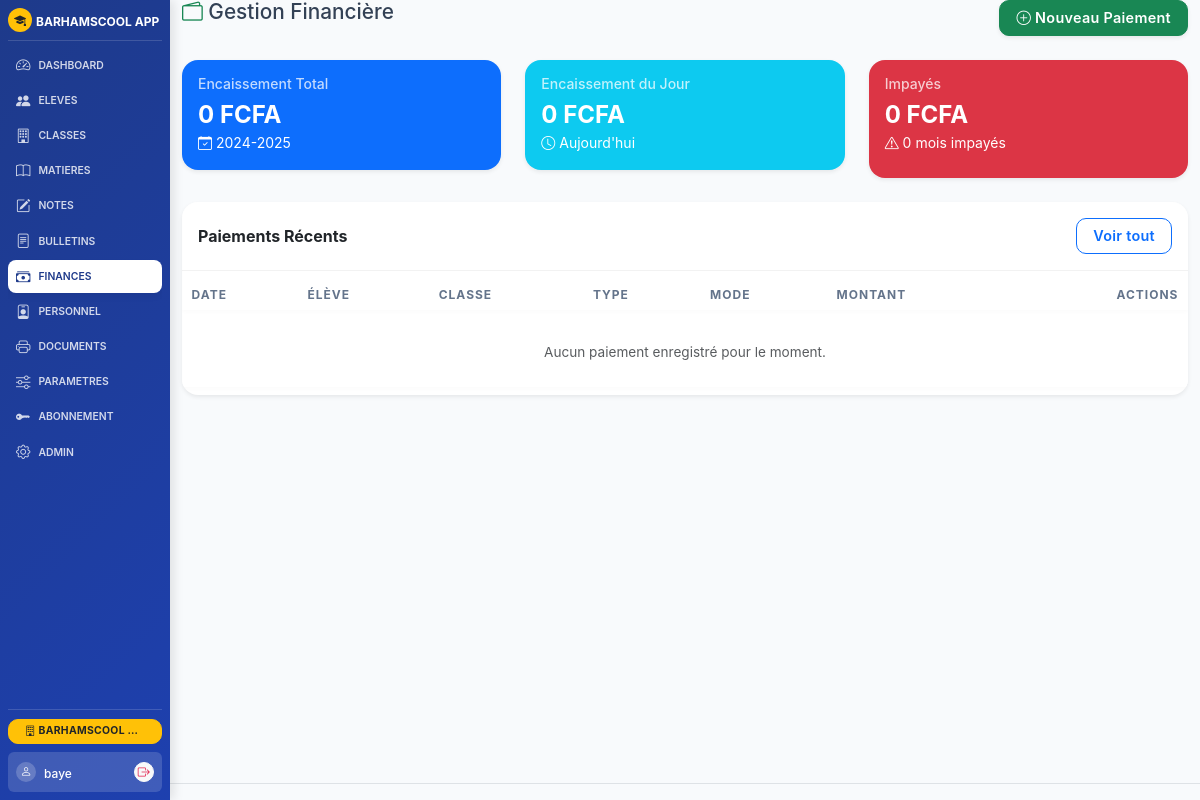
/finances (signed in), run on the app's committed database.
### models.py (models this page shows, shortened)
class Ecole(db.Model):
    id = db.Column(db.Integer, primary_key=True)
    nom = db.Column(db.String(200), default='BARHAMSCOOL APP')
    identifiant = db.Column(db.String(50), unique=True, nullable=True)
    adresse = db.Column(db.String(300), default='ZAC MBAO CITE CAPEC')
    tel = db.Column(db.String(100), default='338369035-772601310-777385032')
    annee_scolaire = db.Column(db.String(20), default='2024-2025')
    zone = db.Column(db.String(100), default='RUFISQUE')
    dev = db.Column(db.String(200), default='Abdou Diatta - Barham Informatique')
    email = db.Column(db.String(150), default='')
    type_ecole = db.Column(db.String(100), default='')
    directeur = db.Column(db.String(150), default='')
    chef_etablissement = db.Column(db.String(150), default='')
    slogan = db.Column(db.String(300), default='')
    autorisation = db.Column(db.String(100), default='')
    code_etablissement = db.Column(db.String(50), default='')
    ia = db.Column(db.String(100), default='')
    ief = db.Column(db.String(100), default='')
    session_timeout = db.Column(db.Integer, default=30)  # en minutes
    max_login_attempts = db.Column(db.Integer, default=5)
    lockout_duration = db.Column(db.Integer, default=15)  # en minutes
    ip_whitelist = db.Column(db.Text, default='')  # IPs autorisées (séparées par virgule)
    smtp_server = db.Column(db.String(150), default='')
    smtp_port = db.Column(db.Integer, default=587)
    smtp_user = db.Column(db.String(150), default='')
    smtp_password = db.Column(db.String(150), default='')
    smtp_use_tls = db.Column(db.Boolean, default=True)
    email_expediteur = db.Column(db.String(150), default='')

class User(UserMixin, db.Model):
    id = db.Column(db.Integer, primary_key=True)
    username = db.Column(db.String(80), unique=True, nullable=False)
    password_hash = db.Column(db.String(256), nullable=False)
    role = db.Column(db.String(50), default='user')
    ecole_id = db.Column(db.Integer, db.ForeignKey('ecole.id'), nullable=True)
    created_at = db.Column(db.DateTime, default=lambda: datetime.now(timezone.utc))
    last_login = db.Column(db.DateTime, nullable=True)
    identifiant = db.Column(db.String(50), unique=True, nullable=True)
    ecole = db.relationship('Ecole', backref='users')

### routes_finances.py (the view, shortened to what this page needs)
@app.route('/finances')
@login_required
def finances():
    ecole_id = get_current_ecole_id()
    e = Ecole.query.get(ecole_id); annee = _annee_courante(e)
    recent_paiements = Paiement.query.filter_by(annee_scolaire=annee).order_by(Paiement.date_paiement.desc()).limit(20).all()
    total_encaisse = db.session.query(db.func.sum(Paiement.montant)).filter_by(annee_scolaire=annee).scalar() or 0
    today_encaisse = db.session.query(db.func.sum(Paiement.montant)).filter(db.func.date(Paiement.date_paiement) == datetime.now().date(), Paiement.annee_scolaire == annee).scalar() or 0
    mois_scolaires = ['Inscription','Octobre','Novembre','Decembre','Janvier','Fevrier','Mars','Avril','Mai','Juin']
    eleves = Eleve.query.filter_by(ecole_id=ecole_id, annee_scolaire=annee).all()
    total_impayes = 0
    nb_impayes = 0
    return render_template('finances/index.html', ecole=e, paiements=recent_paiements, total_encaisse=total_encaisse, today_encaisse=today_encaisse, total_impayes=total_impayes, nb_impayes=nb_impayes)

### templates/finances/index.html (shortened to what this page needs)
{% extends "base.html" %}
{% block content %}
<div class="row mb-4">
    <div class="col-md-8">
        <h2><i class="bi bi-wallet2 text-success"></i> Gestion Financière</h2>
    </div>
    <div class="col-md-4 text-end">
        <a href="{{ url_for('paiement_ajouter') }}" class="btn btn-success btn-lg shadow-sm"><i class="bi bi-plus-circle"></i> Nouveau Paiement</a>
    </div>
</div>
<div class="row mb-4">
    <div class="col-md-4">
        <div class="card bg-primary text-white shadow-sm border-0">
            <div class="card-body p-3">
                <h6 class="card-title opacity-75 small">Encaissement Total</h6>
                <h4 class="fw-bold mb-0">{{ "{:,.0f}".format(total_encaisse).replace(',', ' ') }} FCFA</h4>
                <small><i class="bi bi-calendar-check"></i> {{ current_annee }}</small>
            </div>
        </div>
    </div>
    <div class="col-md-4">
        <div class="card bg-info text-white shadow-sm border-0">
            <div class="card-body p-3">
                <h6 class="card-title opacity-75 small">Encaissement du Jour</h6>
                <h4 class="fw-bold mb-0">{{ "{:,.0f}".format(today_encaisse).replace(',', ' ') }} FCFA</h4>
                <small><i class="bi bi-clock"></i> Aujourd'hui</small>
            </div>
        </div>
    </div>
    <div class="col-md-4">
        <a href="{{ url_for('impayes') }}" class="card bg-danger text-white shadow-sm border-0 text-decoration-none h-100">
            <div class="card-body p-3">
                <h6 class="card-title opacity-75 small">Impayés</h6>
                <h4 class="fw-bold mb-0">{{ "{:,.0f}".format(total_impayes).replace(',', ' ') }} FCFA</h4>
                <small><i class="bi bi-exclamation-triangle"></i> {{ nb_impayes }} mois impayés</small>
            </div>
        </a>
    </div>
</div>
<div class="card shadow-sm border-0">
    <div class="card-header bg-white py-3 d-flex justify-content-between align-items-center">
        <h5 class="mb-0 fw-bold">Paiements Récents</h5>
        <a href="{{ url_for('finances_liste') }}" class="btn btn-sm btn-outline-primary">Voir tout</a>
    </div>
    <div style="max-height:65vh;overflow-y:auto;overflow-x:hidden;">
        <table class="table table-sm align-middle mb-0">
            <thead class="table-light">
                <tr>
                    <th>Date</th>
                    <th>Élève</th>
                    <th>Classe</th>
                    <th>Type</th>
                    <th>Mode</th>
                    <th>Montant</th>
                    <th class="text-end">Actions</th>
                </tr>
            </thead>
            <tbody>
                {% for p in paiements %}
                <tr>
                    <td class="small">{{ p.date_paiement.strftime('%d/%m/%Y %H:%M') }}</td>
                    <td><strong>{{ p.eleve.prenom }} {{ p.eleve.nom }}</strong><br><small class="text-muted">{{ p.eleve.code }}</small></td>
                    <td><span class="badge bg-light text-dark border">{{ p.eleve.classe.nom if p.eleve.classe else '-' }}</span></td>
                    <td>{{ p.type_paiement }}</td>
                    <td><small>{{ p.mode_paiement or 'Especes' }}</small></td>
                    <td class="fw-bold">{{ "{:,.0f}".format(p.montant).replace(',', ' ') }}</td>
                    <td class="text-end">
                        <a href="{{ url_for('paiement_recu', id=p.id) }}" class="btn btn-sm btn-outline-secondary" title="Imprimer le reçu"><i class="bi bi-printer"></i></a>
                        <form method="POST" action="{{ url_for('paiement_annuler', id=p.id) }}" class="d-inline" onsubmit="return confirm('Annuler ce paiement de {{ "{:,.0f}".format(p.montant).replace(',', ' ') }} FCFA ?\nCette action est irreversible.');">
                            <button type="submit" class="btn btn-sm btn-outline-danger ms-1" title="Annuler le paiement"><i class="bi bi-x-circle"></i></button>
                        </form>
                    </td>
                </tr>
                {% else %}
                <tr>
                    <td colspan="7" class="text-center py-4 text-muted">Aucun paiement enregistré pour le moment.</td>
                </tr>
                {% endfor %}
            </tbody>
        </table>
    </div>
</div>
{% endblock %}

### templates/base.html (shortened to what this page needs)
<!DOCTYPE html>
<html lang="fr">
<head>
    <link href="https://cdn.jsdelivr.net/npm/bootstrap@5.3.3/dist/css/bootstrap.min.css" rel="stylesheet">
    <link href="https://cdn.jsdelivr.net/npm/bootstrap-icons@1.11.3/font/bootstrap-icons.min.css" rel="stylesheet">
    <link href="{{ url_for('static', filename='css/style.css') }}?v=2" rel="stylesheet">
</head>
<body>
    <div class="app-layout {% if not current_user.is_authenticated %}no-sidebar{% endif %}">
        {% if current_user.is_authenticated %}
        <aside class="app-sidebar text-white">
            <div class="sidebar-brand">
                <div class="brand-icon bg-warning text-dark rounded-circle me-1" style="width:24px; height:24px; display:flex; align-items:center; justify-content:center; flex-shrink: 0;">
                    <i class="bi bi-mortarboard-fill" style="font-size: 0.75rem !important;"></i>
                </div>
                <div class="brand-text text-truncate" title="{{ ecole.nom if ecole else 'BARHAMSCOOL APP' }}">
                    <span class="fw-bold" style="font-size: 0.75rem !important;">{{ ecole.nom if ecole else 'BARHAMSCOOL APP' }}</span>
                </div>
            </div>
            <nav class="sidebar-menu">
                <ul class="nav flex-column gap-0">
                    {% if not has_licence %}
                    <li class="nav-item">
                        <a class="nav-link d-flex align-items-center gap-2 py-1 px-2 {{ 'active' if request.endpoint == 'abonnement' }}" href="{{ url_for('abonnement') }}">
                            <i class="bi bi-key-fill" style="font-size: 0.9rem;"></i>
                            <span style="font-size: 0.65rem; text-transform: uppercase; font-weight: 600;">Abonnement</span>
                        </a>
                    </li>
                    {% else %}
                    {% for endpoint, icon, label in nav_items %}
                    <li class="nav-item">
                        <a class="nav-link d-flex align-items-center gap-2 py-1 px-2 {{ 'active' if request.endpoint == endpoint }}" href="{{ url_for(endpoint) }}">
                            <i class="bi {{ icon }}" style="font-size: 0.9rem;"></i>
                            <span style="font-size: 0.65rem; text-transform: uppercase; font-weight: 600;">{{ label }}</span>
                        </a>
                    </li>
                    {% endfor %}
                    <li class="nav-item">
                        <a class="nav-link d-flex align-items-center gap-2 py-1 px-2 {{ 'active' if request.endpoint == 'parametres_financiers' }}" href="{{ url_for('parametres_financiers') }}">
                            <i class="bi bi-sliders" style="font-size: 0.9rem;"></i>
                            <span style="font-size: 0.65rem; text-transform: uppercase; font-weight: 600;">Parametres</span>
                        </a>
                    </li>
                    <li class="nav-item">
                        <a class="nav-link d-flex align-items-center gap-2 py-1 px-2 {{ 'active' if request.endpoint == 'abonnement' }}" href="{{ url_for('abonnement') }}">
                            <i class="bi bi-key-fill" style="font-size: 0.9rem;"></i>
                            <span style="font-size: 0.65rem; text-transform: uppercase; font-weight: 600;">Abonnement</span>
                        </a>
                    </li>
                    {% endif %}
                    {% if current_user.role == 'super_users' %}
                    <li class="nav-item">
                        <a class="nav-link d-flex align-items-center gap-2 py-1 px-2 {{ 'active' if request.endpoint == 'admin' }}" href="{{ url_for('admin') }}">
                            <i class="bi bi-gear" style="font-size: 0.9rem;"></i>
                            <span style="font-size: 0.65rem; text-transform: uppercase; font-weight: 600;">Admin</span>
                        </a>
                    </li>
                    {% endif %}
                </ul>
            </nav>
            <div class="sidebar-footer mt-auto">
                {% if current_user.role == 'super_users' and all_ecoles %}
                <div class="dropdown w-100 mb-2">
                    <button class="btn btn-sm btn-warning text-dark dropdown-toggle fw-bold w-100 py-1" type="button" data-bs-toggle="dropdown" aria-expanded="false" style="font-size: 0.65rem; line-height: 1.4; text-overflow: ellipsis; overflow: hidden; white-space: nowrap;" title="{{ ecole.nom if ecole else 'École' }}">
                        <i class="bi bi-building"></i> {{ ecole.nom if ecole else 'École' }}
                    </button>
                </div>
                {% endif %}
                <div class="user-profile-block d-flex align-items-center justify-content-between p-2 rounded" style="background: rgba(255,255,255,0.15);">
                    <div class="d-flex align-items-center gap-2">
                        <div class="avatar bg-white-20 rounded-circle" style="width:20px; height:20px; display:flex; align-items:center; justify-content:center;">
                            <i class="bi bi-person" style="font-size: 0.7rem;"></i>
                        </div>
                        <div class="user-info text-truncate">
                            <span class="fw-medium text-white" style="font-size: 0.75rem;">{{ current_user.username }}</span>
                        </div>
                    </div>
                    <a class="btn btn-sm btn-light p-0 rounded-circle d-flex align-items-center justify-content-center" href="{{ url_for('logout') }}" title="Quitter" style="width: 20px; height: 20px; color: var(--danger-color) !important;">
                        <i class="bi bi-box-arrow-right" style="font-size: 0.75rem;"></i>
                    </a>
                </div>
            </div>
        </aside>
        {% endif %}
        <main class="app-main">
            <div class="container-fluid" style="margin-top:0 !important; padding-top:0 !important;">
                {% block content %}{% endblock %}
            </div>
            <footer class="text-center text-muted py-2 mt-auto border-top small">
            </footer>
        </main>
    </div>
</body>
</html>

### data on the page
Ecole: nom "BARHAMSCOOL APP", nom "BARHAMSCOOL…", annee_scolaire "2024-2025"
User: username "baye"

### other printed values
{{ label }} "DASHBOARD" "ELEVES" "CLASSES" "MATIERES" "NOTES" "BULLETINS" "FINANCES" "PERSONNEL" "DOCUMENTS"
{{ "{:,.0f}".format(total_encaisse).replace(',', ' ') }} "0"
{{ "{:,.0f}".format(today_encaisse).replace(',', ' ') }} "0"
{{ "{:,.0f}".format(total_impayes).replace(',', ' ') }} "0"
{{ nb_impayes }} "0"
